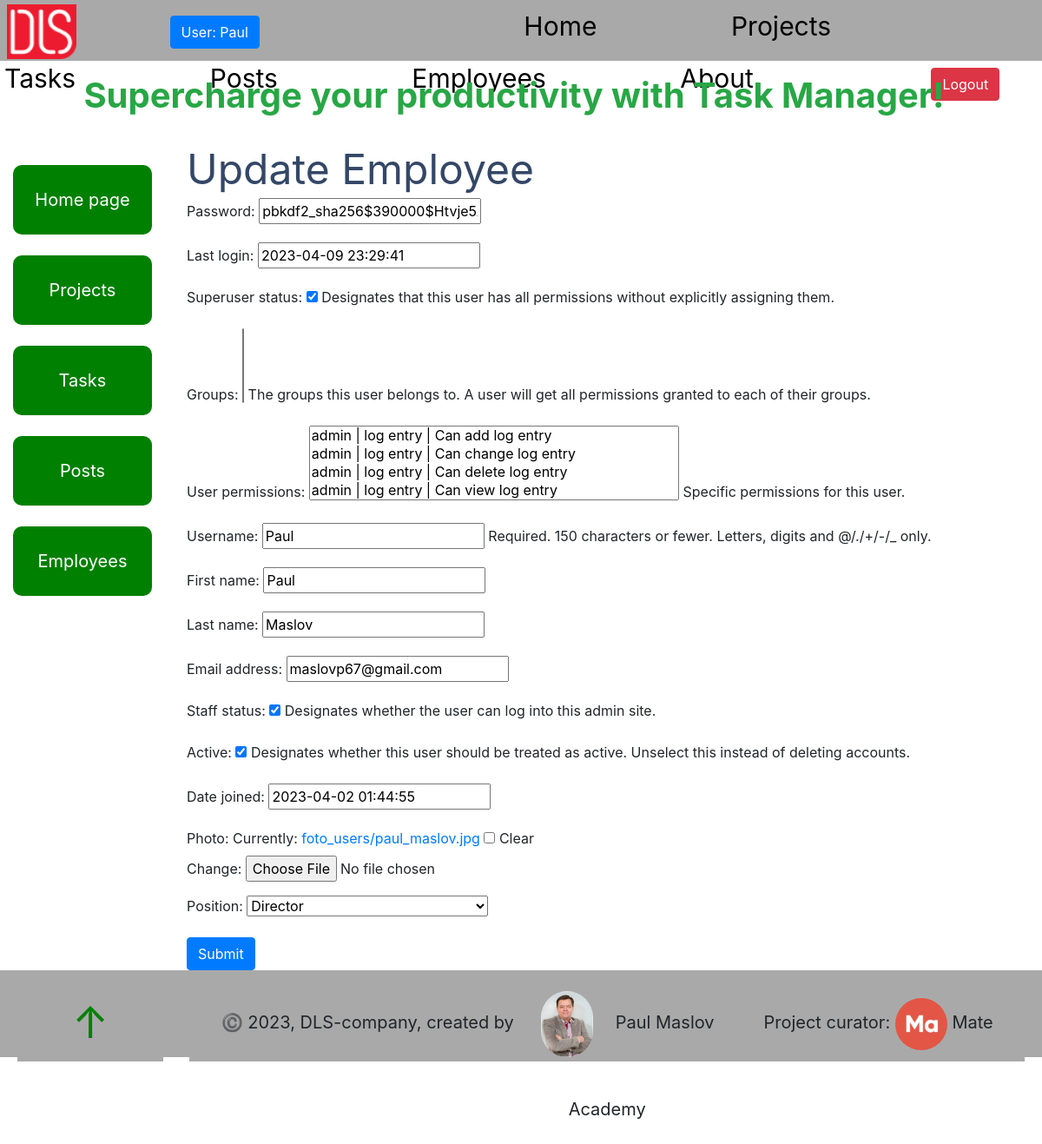
The page /employees/1/update/ (signed in) on the database as committed earlier.
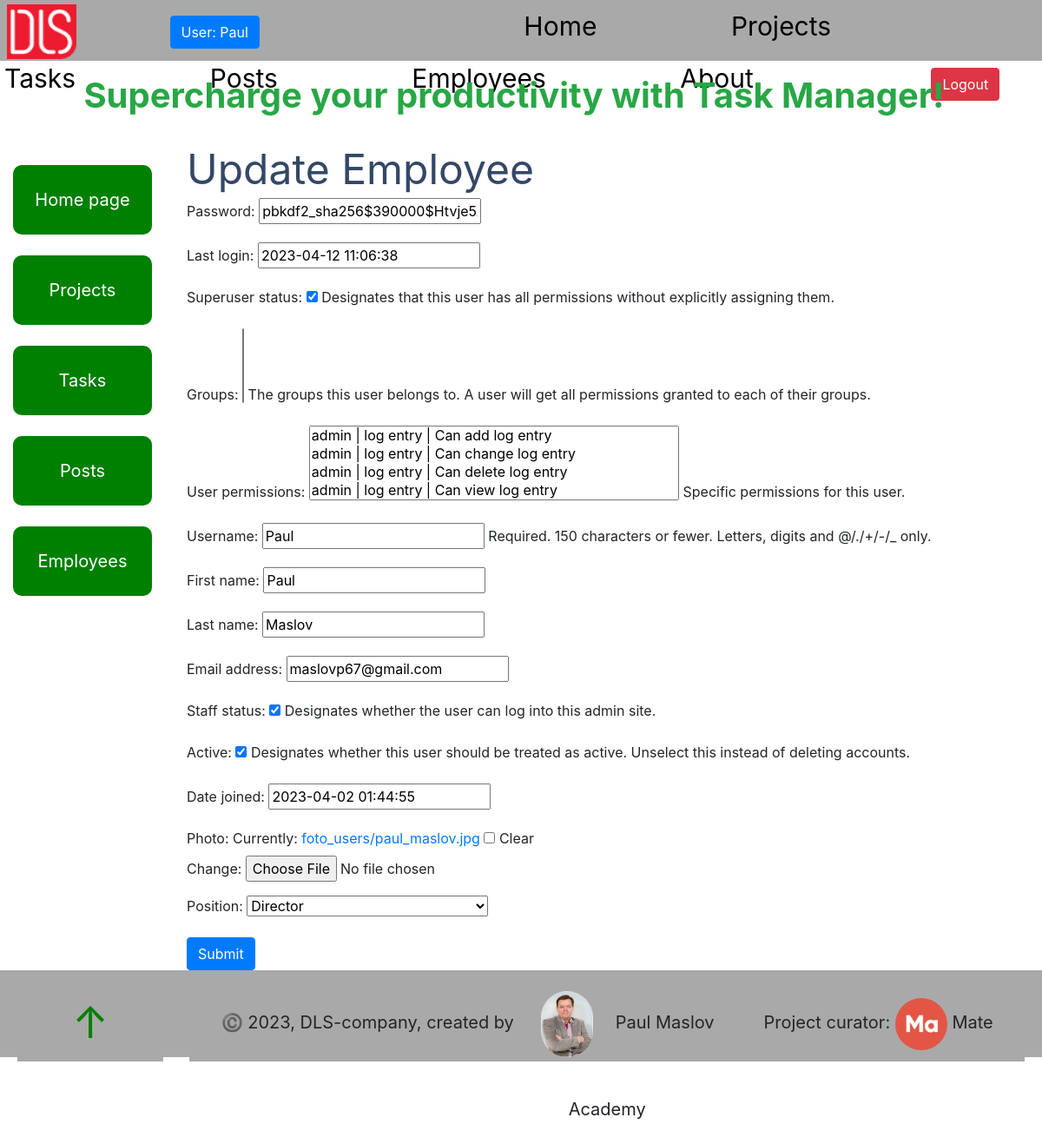
The same page on the database as committed later.
### task_manager/models.py (models this page shows, shortened)
class Employee(AbstractUser, ModelMeta):
    photo = models.ImageField(upload_to="static/foto_users/", blank=True)
    position = models.ForeignKey(
        Position,
        null=True,
        blank=True,
        on_delete=models.CASCADE,
        related_name="employees"
    )
    class Meta:
        ordering = ["username"]
        verbose_name = "employee"
        verbose_name_plural = "employees"
    _metadata = {
           'photo': 'get_meta_photo',
    }

### task_manager/views.py (the view)
class EmployeeUpdateView(LoginRequiredMixin, generic.UpdateView):
    model = Employee
    fields = "__all__"
    success_url = reverse_lazy("task_manager:employee-list")

### task_manager/models.py (called while the page is built)
    def __str__(self):
        return self.name

### templates/task_manager/employee_form.html (shortened to what this page needs)
{% extends "base.html" %}
{% block content %}
  <h1>{{ object|yesno:"Update,Create" }} Employee</h1>
  <form action="" method="post" novalidate>
    {{ form.as_p }}
    <input class="btn btn-primary" type="submit" value="Submit">
  </form>
{% endblock %}

### templates/includes/navigation.html
{% load static %}
  <span class="logo">
    <a href="https://dls.ua/">
      <img src="{% static 'images/logodls.png'%}" alt="DLS logo">
    </a>
  </span>
   {% if user.is_authenticated %}
     <a
       class="login btn btn-primary"
       href="{% url 'task_manager:employee-detail' pk=user.id %}">
       User: {{ user.username }}
     </a>
     <div class="nav">
       <a class="nav__link" href="{% url 'task_manager:index' %}">Home</a>
       <a class="nav__link" href="{% url 'task_manager:project-list' %}">Projects</a>
       <a class="nav__link" href="{% url 'task_manager:task-list' %}">Tasks</a>
       <a class="nav__link" href="{% url 'task_manager:post-list' %}">Posts</a>
       <a class="nav__link" href="{% url 'task_manager:employee-list' %}">Employees</a>
       <a class="nav__link" href="{% url 'task_manager:about' %}">About</a>
     </div>
     <a class="btn btn-danger" href="{% url 'logout' %}">Logout</a>
   {% else %}
      <a class="login btn btn-success" href="{% url 'login' %}">Login</a>
      <div class="nav">
        <a class="nav__link" href="{% url 'task_manager:index' %}">Home</a>
        <a class="nav__link" href="{% url 'task_manager:about' %}">About</a>
      </div>
   {% endif %}

Rows that differ between the two databases and show on the page:
changed Employee "Paul": last_login "2023-04-09 23:29:41" → "2023-04-12 11:06:38"
